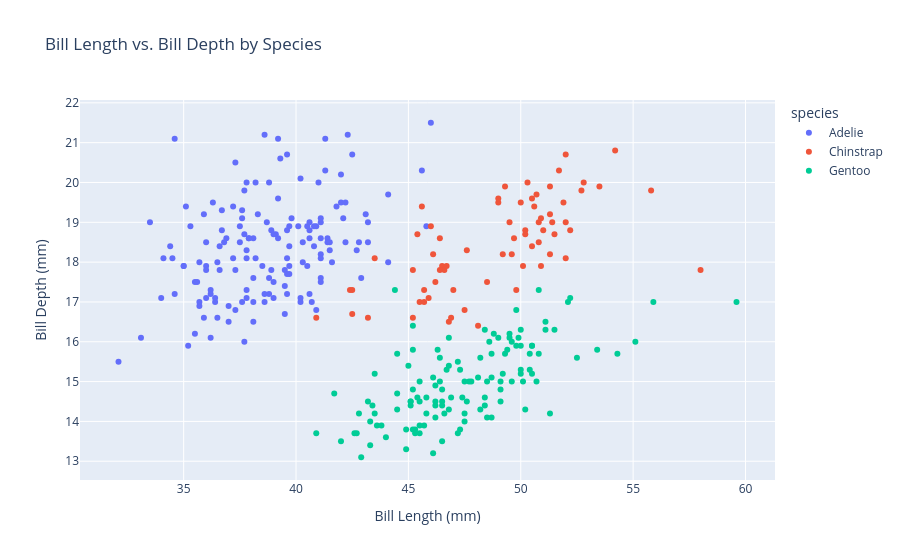

The cell this chart's notebook holds for it:
### Code cell
# Scatter plot for bill length vs. bill depth, colored by species
fig = px.scatter(
    penguins,
    x="bill_length_mm",
    y="bill_depth_mm",
    color="species",
    title="Bill Length vs. Bill Depth by Species",
    labels={"bill_length_mm": "Bill Length (mm)", "bill_depth_mm": "Bill Depth (mm)"}
)
fig.show()

### Figure 1 — Plotly figure (JSON) as saved in the notebook; plotly's stock layout.template omitted (floating-point values rounded to 4 significant figures; data arrays with more than 128 entries replaced by an {"elided": "..."} marker saying what was removed)
{"data": [{"hovertemplate": "species=Adelie<br>Bill Length (mm)=%{x}<br>Bill Depth (mm)=%{y}<extra></extra>", "legendgroup": "Adelie", "marker": {"color": "#636efa", "symbol": "circle"}, "mode": "markers", "name": "Adelie", "orientation": "v", "showlegend": true, "type": "scatter", "x": {"elided": "152 float values"}, "xaxis": "x", "y": {"elided": "152 float values"}, "yaxis": "y"}, {"hovertemplate": "species=Chinstrap<br>Bill Length (mm)=%{x}<br>Bill Depth (mm)=%{y}<extra></extra>", "legendgroup": "Chinstrap", "marker": {"color": "#EF553B", "symbol": "circle"}, "mode": "markers", "name": "Chinstrap", "orientation": "v", "showlegend": true, "type": "scatter", "x": [46.5, 50.0, 51.3, 45.4, 52.7, 45.2, 46.1, 51.3, 46.0, 51.3, 46.6, 51.7, 47.0, 52.0, 45.9, 50.5, 50.3, 58.0, 46.4, 49.2, 42.4, 48.5, 43.2, 50.6, 46.7, 52.0, 50.5, 49.5, 46.4, 52.8, 40.9, 54.2, 42.5, 51.0, 49.7, 47.5, 47.6, 52.0, 46.9, 53.5, 49.0, 46.2, 50.9, 45.5, 50.9, 50.8, 50.1, 49.0, 51.5, 49.8, 48.1, 51.4, 45.7, 50.7, 42.5, 52.2, 45.2, 49.3, 50.2, 45.6, 51.9, 46.8, 45.7, 55.8, 43.5, 49.6, 50.8, 50.2], "xaxis": "x", "y": [17.9, 19.5, 19.2, 18.7, 19.8, 17.8, 18.2, 18.2, 18.9, 19.9, 17.8, 20.3, 17.3, 18.1, 17.1, 19.6, 20.0, 17.8, 18.6, 18.2, 17.3, 17.5, 16.6, 19.4, 17.9, 19.0, 18.4, 19.0, 17.8, 20.0, 16.6, 20.8, 16.7, 18.8, 18.6, 16.8, 18.3, 20.7, 16.6, 19.9, 19.5, 17.5, 19.1, 17.0, 17.9, 18.5, 17.9, 19.6, 18.7, 17.3, 16.4, 19.0, 17.3, 19.7, 17.3, 18.8, 16.6, 19.9, 18.8, 19.4, 19.5, 16.5, 17.0, 19.8, 18.1, 18.2, 19.0, 18.7], "yaxis": "y"}, {"hovertemplate": "species=Gentoo<br>Bill Length (mm)=%{x}<br>Bill Depth (mm)=%{y}<extra></extra>", "legendgroup": "Gentoo", "marker": {"color": "#00cc96", "symbol": "circle"}, "mode": "markers", "name": "Gentoo", "orientation": "v", "showlegend": true, "type": "scatter", "x": [46.1, 50.0, 48.7, 50.0, 47.6, 46.5, 45.4, 46.7, 43.3, 46.8, 40.9, 49.0, 45.5, 48.4, 45.8, 49.3, 42.0, 49.2, 46.2, 48.7, 50.2, 45.1, 46.5, 46.3, 42.9, 46.1, 44.5, 47.8, 48.2, 50.0, 47.3, 42.8, 45.1, 59.6, 49.1, 48.4, 42.6, 44.4, 44.0, 48.7, 42.7, 49.6, 45.3, 49.6, 50.5, 43.6, 45.5, 50.5, 44.9, 45.2, 46.6, 48.5, 45.1, 50.1, 46.5, 45.0, 43.8, 45.5, 43.2, 50.4, 45.3, 46.2, 45.7, 54.3, 45.8, 49.8, 46.2, 49.5, 43.5, 50.7, 47.7, 46.4, 48.2, 46.5, 46.4, 48.6, 47.5, 51.1, 45.2, 45.2, 49.1, 52.5, 47.4, 50.0, 44.9, 50.8, 43.4, 51.3, 47.5, 52.1, 47.5, 52.2, 45.5, 49.5, 44.5, 50.8, 49.4, 46.9, 48.4, 51.1, 48.5, 55.9, 47.2, 49.1, 47.3, 46.8, 41.7, 53.4, 43.3, 48.1, 50.5, 49.8, 43.5, 51.5, 46.2, 55.1, 44.5, 48.8, 47.2, NaN, 46.8, 50.4, 45.2, 49.9], "xaxis": "x", "y": [13.2, 16.3, 14.1, 15.2, 14.5, 13.5, 14.6, 15.3, 13.4, 15.4, 13.7, 16.1, 13.7, 14.6, 14.6, 15.7, 13.5, 15.2, 14.5, 15.1, 14.3, 14.5, 14.5, 15.8, 13.1, 15.1, 14.3, 15.0, 14.3, 15.3, 15.3, 14.2, 14.5, 17.0, 14.8, 16.3, 13.7, 17.3, 13.6, 15.7, 13.7, 16.0, 13.7, 15.0, 15.9, 13.9, 13.9, 15.9, 13.3, 15.8, 14.2, 14.1, 14.4, 15.0, 14.4, 15.4, 13.9, 15.0, 14.5, 15.3, 13.8, 14.9, 13.9, 15.7, 14.2, 16.8, 14.4, 16.2, 14.2, 15.0, 15.0, 15.6, 15.6, 14.8, 15.0, 16.0, 14.2, 16.3, 13.8, 16.4, 14.5, 15.6, 14.6, 15.9, 13.8, 17.3, 14.4, 14.2, 14.0, 17.0, 15.0, 17.1, 14.5, 16.1, 14.7, 15.7, 15.8, 14.6, 14.4, 16.5, 15.0, 17.0, 15.5, 15.0, 13.8, 16.1, 14.7, 15.8, 14.0, 15.1, 15.2, 15.9, 15.2, 16.3, 14.1, 16.0, 15.7, 16.2, 13.7, NaN, 14.3, 15.7, 14.8, 16.1], "yaxis": "y"}], "layout": {"legend": {"title": {"text": "species"}, "tracegroupgap": 0}, "title": {"text": "Bill Length vs. Bill Depth by Species"}, "xaxis": {"anchor": "y", "domain": [0, 1], "title": {"text": "Bill Length (mm)"}}, "yaxis": {"anchor": "x", "domain": [0, 1], "title": {"text": "Bill Depth (mm)"}}}}
